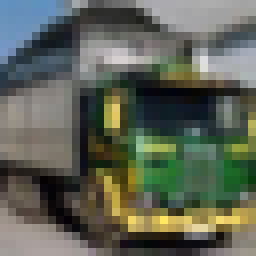
//> input picture hw2-hc3558/data/truck.bmp, 32 x 32 px (shown 8 times larger)
$ ./dwarf   (built with g++ and OpenCV 4)
//> lines starting //> are read from the running program, lines starting //| are printed output that depends on the picture
// [25 lines of licence text are left out]

#include <iostream>
#include <vector>
#include <sstream>
#include <fstream>
#include <stdio.h>

#include <mojo.h>
#include <mojo_utils.h>
#include <dwarf.h>

std::string image_path = "./data/truck.bmp";
std::string model_file = "./models/dwarf7.mojo";

int main(int argc, char **argv) {
    if (argc > 1)
        image_path = std::string(argv[1]);

    //std::cout << image_path << std::endl;

    // read image
    cv::Mat im = cv::imread(image_path);
//> im is the input picture: 32 rows x 32 cols, CV_8UC3; mean B, G, R 86.2, 98.9, 93.8
    if (im.empty() || im.cols < 1) {
        std::cout << "Failed to read a valid image. (" << image_path << ")" << std::endl;
        return 1;
    }

    // resize to 32x32 BGR format
    // cv::resize(im,im,cv::Size(32,32));
    // make 3 chan
    // if (im.channels()<3) cv::cvtColor(im,im,CV_GRAY2BGR);

    // convert packed BGR to planar BGR and subtract DWARF mean (while converting to float)
    cv::Mat bgr[3];
    cv::split(im, bgr);
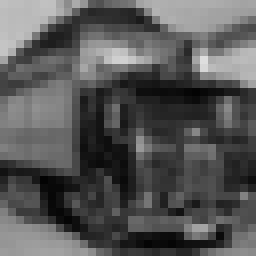
//> bgr[0]: 32 rows x 32 cols, CV_8UC1 (shown 8 times larger); min 3, max 222, mean 86.2
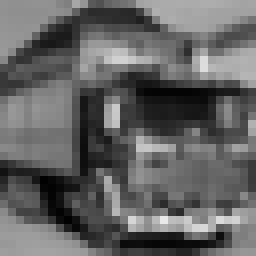
//> bgr[1]: 32 rows x 32 cols, CV_8UC1 (shown 8 times larger); min 1, max 233, mean 98.9
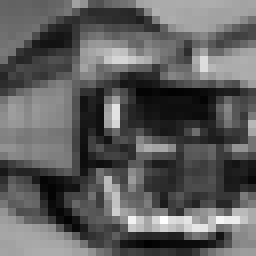
//> bgr[2]: 32 rows x 32 cols, CV_8UC1 (shown 8 times larger); min 1, max 255, mean 93.8

    float *img = new float[3 * 32 * 32];
    // [7 lines of commented-out code are left out]
    float data_mean = 120.70748;
    float data_std = 64.150024;

    // normalize input data
    for (int i = 0; i < 32 * 32; i++) {
        img[i + 32 * 32 * 0] = ((float)bgr[2].data[i] - data_mean) / (data_std + 1e-7);
        img[i + 32 * 32 * 1] = ((float)bgr[1].data[i] - data_mean) / (data_std + 1e-7);
        img[i + 32 * 32 * 2] = ((float)bgr[0].data[i] - data_mean) / (data_std + 1e-7);
    }

    // create a network
//> (the run ends here: the program needs code that is not available in this run, at `mojo::network cnn;`)

$ run again, with hw2-hc3558/data/automobile.bmp copied over hw2-hc3558/data/truck.bmp
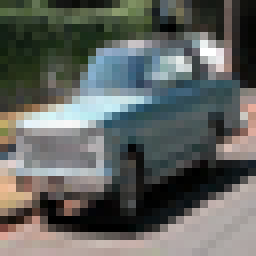
//> input picture hw2-hc3558/data/automobile.bmp, 32 x 32 px (shown 8 times larger)
//> im is the input picture: 32 rows x 32 cols, CV_8UC3; mean B, G, R 96.5, 100.2, 96.9
//> `cv::split(im, bgr);`:
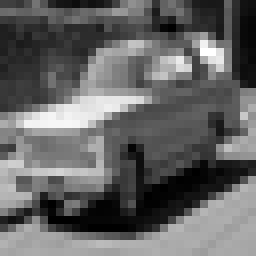
//> bgr[1]: 32 rows x 32 cols, CV_8UC1 (shown 8 times larger); min 0, max 255, mean 100.2
//> `cv::split(im, bgr);`:
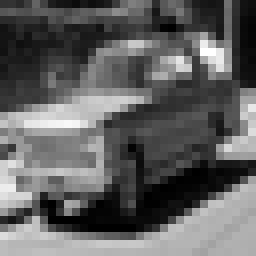
//> bgr[2]: 32 rows x 32 cols, CV_8UC1 (shown 8 times larger); min 0, max 255, mean 96.9

$ run again, with hw2-hc3558/data/bird.bmp copied over hw2-hc3558/data/truck.bmp
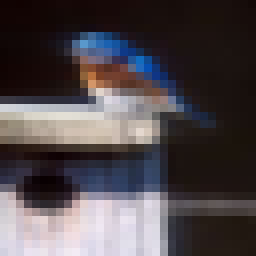
//> input picture hw2-hc3558/data/bird.bmp, 32 x 32 px (shown 8 times larger)
//> im is the input picture: 32 rows x 32 cols, CV_8UC3; mean B, G, R 75.8, 72.5, 79.8
//> `cv::split(im, bgr);`:
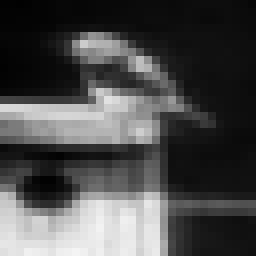
//> bgr[0]: 32 rows x 32 cols, CV_8UC1 (shown 8 times larger); min 1, max 244, mean 75.8
//> `cv::split(im, bgr);`:
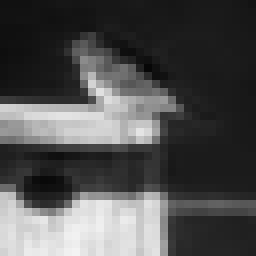
//> bgr[2]: 32 rows x 32 cols, CV_8UC1 (shown 8 times larger); min 7, max 243, mean 79.8
